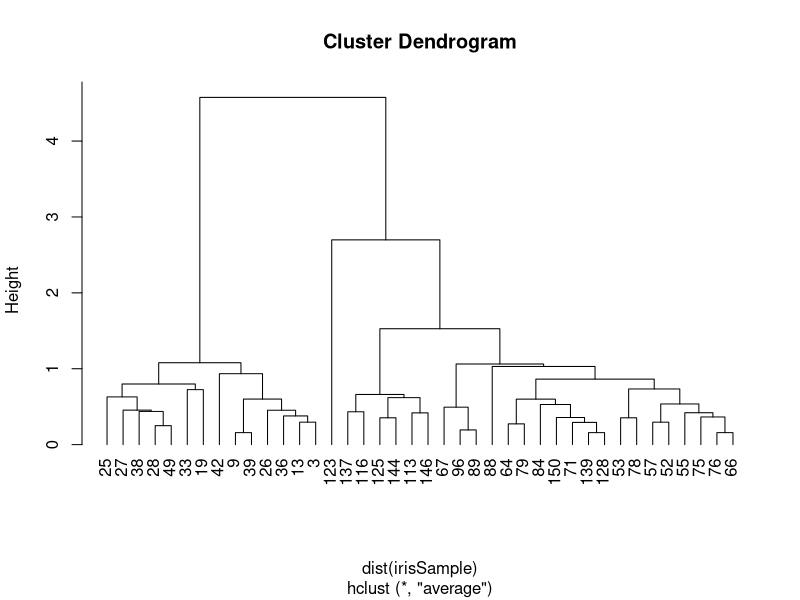

Here is the R script that generated this plot: (Note: this script raises an error after producing the figure.)
idx = sample(1:dim(iris)[1],40)
irisSample = iris[idx,]
irisSample$class = NULL
hc_average = hclust(dist(irisSample),method = "average")
hc_single = hclust(dist(irisSample),method = "single")
hc_complete = hclust(dist(irisSample),method = "complete")
plot(hc_average,hang = -1,labels = iris$class[idx])
rect.hclust(hc,k=3)
plot(hc_single,hang = -1,labels = iris$class[idx])
rect.hclust(hc,k=3)
plot(hc_complete,hang = -1,labels = iris$class[idx])
rect.hclust(hc,k=3)
groups_average = cutree(hc_average,k=3)
groups_single = cutree(hc_single,k=3)
groups_complete = cutree(hc_complete,k=3)
View(groups_average)
View(groups_single)
View(groups_complete)